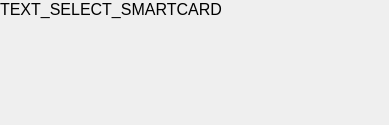
<?xml version="1.0" encoding="UTF-8"?>
<ui version="4.0">
 <class>SmartcardAuthenticationWidget</class>
 <widget class="QWidget" name="SmartcardAuthenticationWidget">
  <property name="geometry">
   <rect>
    <x>0</x>
    <y>0</y>
    <width>389</width>
    <height>125</height>
   </rect>
  </property>
  <property name="windowTitle">
   <string>Form</string>
  </property>
  <layout class="QVBoxLayout" name="verticalLayout_2">
   <property name="spacing">
    <number>5</number>
   </property>
   <property name="leftMargin">
    <number>0</number>
   </property>
   <property name="topMargin">
    <number>0</number>
   </property>
   <property name="rightMargin">
    <number>0</number>
   </property>
   <property name="bottomMargin">
    <number>0</number>
   </property>
   <item>
    <layout class="QVBoxLayout" name="verticalLayout">
     <property name="spacing">
      <number>5</number>
     </property>
     <property name="bottomMargin">
      <number>0</number>
     </property>
     <item>
      <widget class="QLabel" name="label">
       <property name="sizePolicy">
        <sizepolicy hsizetype="Preferred" vsizetype="Minimum">
         <horstretch>0</horstretch>
         <verstretch>0</verstretch>
        </sizepolicy>
       </property>
       <property name="font">
        <font>
         <pointsize>12</pointsize>
         <weight>50</weight>
         <bold>false</bold>
        </font>
       </property>
       <property name="text">
        <string>TEXT_SELECT_SMARTCARD</string>
       </property>
       <property name="wordWrap">
        <bool>true</bool>
       </property>
      </widget>
     </item>
     <item>
      <spacer name="verticalSpacer">
       <property name="orientation">
        <enum>Qt::Vertical</enum>
       </property>
       <property name="sizeHint" stdset="0">
        <size>
         <width>20</width>
         <height>40</height>
        </size>
       </property>
      </spacer>
     </item>
    </layout>
   </item>
  </layout>
 </widget>
 <resources/>
 <connections/>
</ui>
